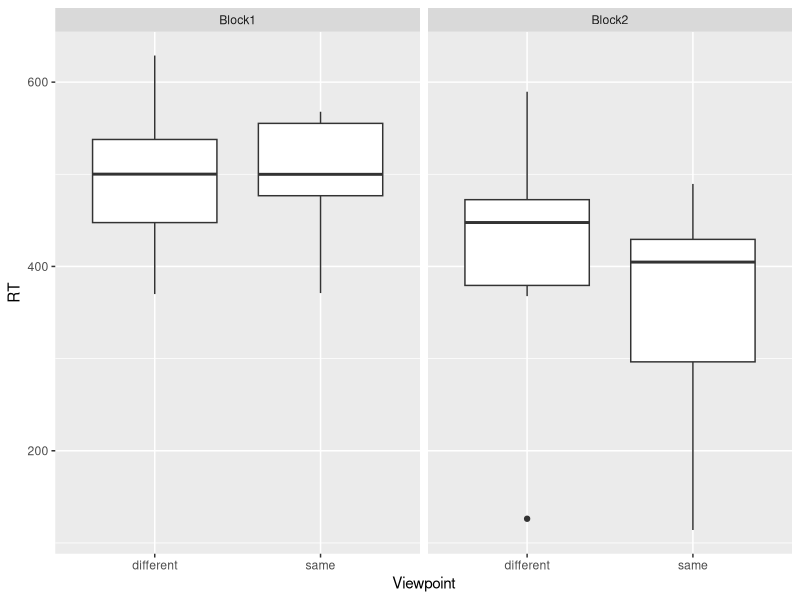
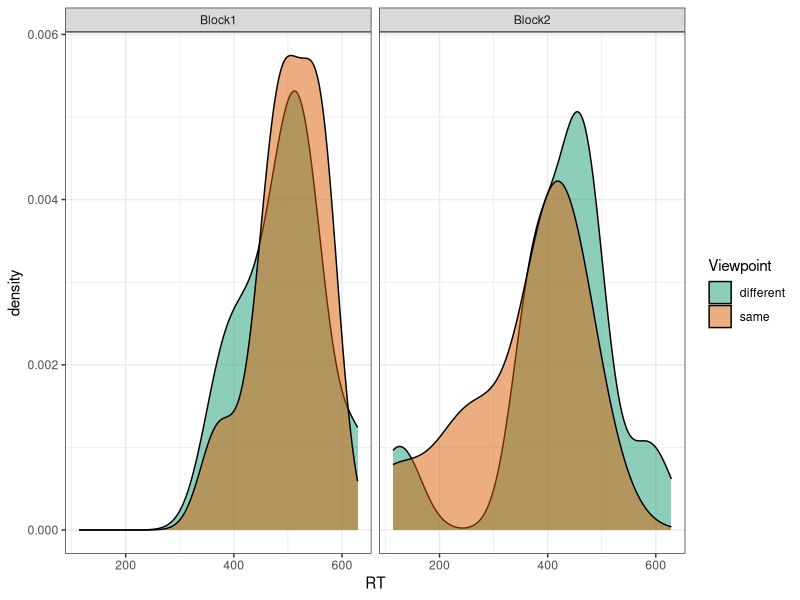
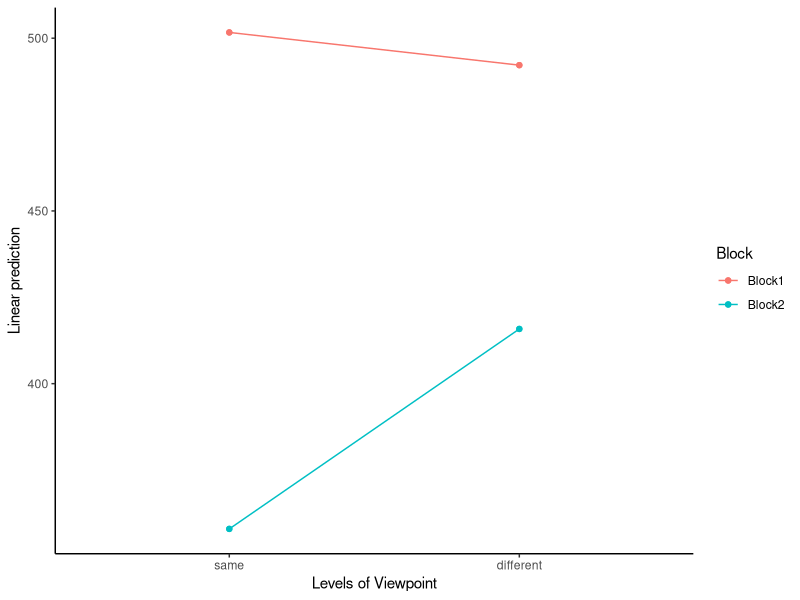

Here is the R script that generated these plots, in order:
## ---- chunk 1
options(htmltools.dir.version = FALSE)
library(tidyverse)
## ---- chunk 2
examps <- 
  data.frame(Type = c("double", "integer", "numeric", "character", "logical"),
           Description = c("Floating point value", "Integer", "Any real number", "Text", "Assertion of truth/falsity"),
           Examples = c("3.12", "1, 2, 3", "3.4, 2, -2.3", "\"Hi there\", \"8.5\", \"ABC123\"","TRUE, FALSE" ))
knitr::kable(examps, format = "html")
## ---- chunk 3
album_list <-
  list(The_Beatles = c(
    "Sgt. Pepper",
    "The White Album",
    "Revolver",
    "Abbey Road"),
    Nirvana = c(
      "Bleach",
      "Nevermind",
      "In Utero")
    )
test_matrix <- matrix(rnorm(9), nrow = 3, ncol = 3)
char_example <- c("Monday", "Tuesday", "Wednesday", "Thursday")
one_to_four <- 1:4
names(one_to_four) <- char_example
## ---- chunk 4
one_to_four
test_matrix
## ---- chunk 5
one_to_four["Wednesday"]
test_matrix[2:3, 1:2]
## ---- chunk 6
head(ChickWeight, n = 10)
## ---- chunk 7
example_rt_df <- 
  data.frame(Participant = rep(1:10,
                               each = 10),
             Viewpoint = c("Same", "Different"),
             B1RT = rnorm(20, 500, 100),
             B2RT = rnorm(20, 400, 100)) %>% group_by(Participant, Viewpoint) %>% summarise(B1RT = mean(B1RT), B2RT = mean(B2RT))

# DT::datatable(example_rt_df, options = list(pageLength = 7)) %>%
  # DT::formatRound(2:5)
head(example_rt_df, 16)
## ---- chunk 8
example_rt_df <- 
  data.frame(Participant = rep(1:10,
                               each = 40),
             exp_condition = rep(c("Block1_same",
                                   "Block2_same",
                                   "Block1_different",
                                   "Block2_different"),
                                 each = 10),
             RT = rnorm(400, 400, 100)) %>%
  group_by(Participant, exp_condition) %>%
  summarise(RT = mean(RT))

# DT::datatable(example_rt_df, options = list(pageLength = 7)) %>%
  # DT::formatRound(2:5)
example_rt_df
## ---- chunk 9
example_rt_df <- 
  data.frame(Participant = rep(1:10,
                               each = 10),
             Block1_same = rnorm(100, 500, 100),
             Block2_same = rnorm(100, 300, 100),
             Block1_different = rnorm(100, 550, 100),
             Block2_different = rnorm(100, 400, 100)) %>%
  group_by(Participant) %>%
  summarise_all(mean)

example_rt_df
## ---- chunk 10
example_rt_df <- 
  data.frame(Participant = rep(1:10,
                               each = 10),
             Block1_same = rnorm(100, 500, 100),
             Block2_same = rnorm(100, 300, 100),
             Block1_different = rnorm(100, 550, 100),
             Block2_different = rnorm(100, 400, 100)) %>%
  group_by(Participant) %>%
  summarise_all(mean)

#DT::datatable(example_rt_df, options = list(pageLength = 7)) %>% DT::formatRound(2:5)
example_rt_df
## ---- chunk 11
example_rt_df <- 
  data.frame(Participant = seq(1, 10),
             Block1_same = rnorm(10, 500, 100),
             Block2_same = rnorm(10, 350, 100),
             Block1_different = rnorm(10, 500, 100),
             Block2_different = rnorm(10, 400, 100))
## ---- chunk 12
head(example_rt_df, 5)
## ---- chunk 13
example_rt_tibble <- as_tibble(example_rt_df)
head(example_rt_tibble)
## ---- chunk 14
age_tibb <- 
  tibble(Participant = 1:10, 
       cond1 = rnorm(10),
       age_group = rep(c("Old", "Young"), each = 5))
head(age_tibb)
## ---- chunk 15
rep(c("Old", "Young"), each = 5)
rep(c("Old", "Young"), 5)
## ---- chunk 16
#DT::datatable(example_rt_df, options = list(pageLength = 8)) %>% DT::formatRound(2:5)
head(example_rt_df, 15)
## ---- chunk 17
#DT::datatable(example_rt_df, options = list(pageLength = 5)) %>% DT::formatRound(2:5)
head(example_rt_df, 8)
## ---- chunk 18
head(example_rt_df %>%
  tidyr::gather("exp_cond",
"RT",
-Participant) %>%
  tidyr::separate(exp_cond,
                  c("Block", "Viewpoint")), 15) #%>% 
  #DT::datatable(options = list(pageLength = 7)) %>% DT::formatRound(2:5)
## ---- chunk 19
head(example_rt_df, n = 4)
## ---- chunk 20
gather_rt <- 
  gather(example_rt_df,
         key = "exp_cond",
         value = "RT")
head(gather_rt)
## ---- chunk 21
gather_rt <- 
  gather(example_rt_df,
         key = "exp_cond",
         value = "RT",
         2:5)
head(gather_rt)
## ---- chunk 22
gather_rt <- 
  gather(example_rt_df,
         key = "exp_cond",
         value = "RT",
         Block1_same:Block2_different)
head(gather_rt)
## ---- chunk 23
head(gather_rt)
## ---- chunk 24
unique(gather_rt$exp_cond)
## ---- chunk 25
gather_rt <- 
  separate(gather_rt,
           col = "exp_cond",
           into = c("Block", "Viewpoint"),
           sep = "_")
head(gather_rt)
## ---- chunk 26
head(example_rt_df %>%
  tidyr::gather("exp_cond",
"RT",
-Participant) %>%
  tidyr::separate(exp_cond,
                  c("Block", "Viewpoint")), 15)
  #DT::datatable(options = list(pageLength = 7)) %>% DT::formatRound(2:5)
## ---- chunk 27
head(example_rt_df %>%
  tidyr::gather("exp_cond",
"RT",
-Participant) %>%
  tidyr::separate(exp_cond,
                  c("Block", "Viewpoint")), 8)
  #DT::datatable(options = list(pageLength = 3)) %>% DT::formatRound(2:5)
## ---- chunk 28
ggplot(gather_rt) + 
  geom_boxplot(mapping = aes(x = Viewpoint,
                             y = RT)) +
  facet_wrap(~Block)
## ---- chunk 29
ggplot(gather_rt) + 
  geom_density(mapping = aes(x = RT,
                             fill = Viewpoint), alpha = 0.5) +
  facet_wrap(~Block) + theme_bw() +
  scale_fill_brewer(palette = "Dark2")
## ---- chunk 30
gather_rt %>%
  group_by(Block, Viewpoint) %>%
  summarise(mean_RT = mean(RT), sd_RT = sd(RT))
## ---- chunk 31
afex::aov_ez(dv = "RT",
             within = c("Block", "Viewpoint"),
             id = "Participant",
             data = gather_rt)
## ---- chunk 32
aov_rts <- 
  afex::aov_ez(dv = "RT",
             within = c("Block", "Viewpoint"),
             id = "Participant",
             data = gather_rt)
emmeans::emmip(aov_rts, Block~Viewpoint, CIs = FALSE) +
  theme_classic()
## ---- chunk 33
pairs(emmeans::emmeans(aov_rts,
                       spec = ~Viewpoint | Block))
## ---- chunk 34
spread_rt <- 
  spread(gather_rt,
       Block,
       RT)
head(spread_rt, 10)
## ---- chunk 35
united_rt <- 
  unite(gather_rt,
      exp_cond, # the name of the new column
      Block,
      Viewpoint,
      sep = "_")
head(united_rt, 8)
## ---- chunk 36
united_rt <- 
  unite(gather_rt,
      exp_cond, # the name of the new column
      Block,
      Viewpoint,
      sep = "_")
## ---- chunk 37
spread_rt <- 
  spread(united_rt,
       exp_cond,
       RT)

## ---- chunk 38
spread_rt
